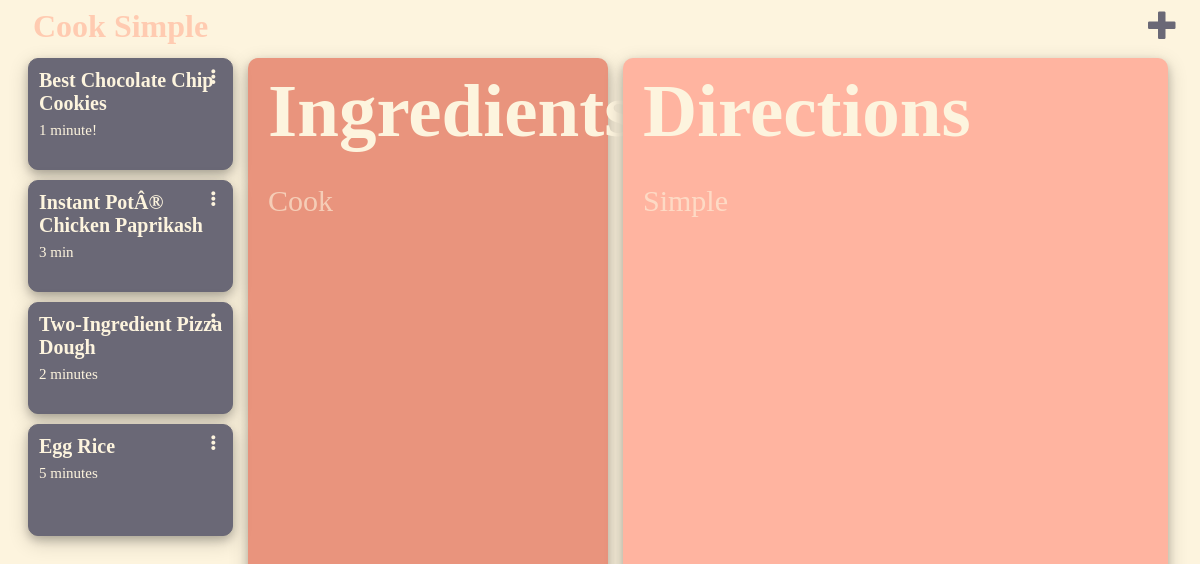
The app's page / (signed in) with its own data.
### recipe/models.py (models this page shows, shortened)
class Recipe(models.Model):
    author = models.ForeignKey(settings.AUTH_USER_MODEL, on_delete=models.CASCADE)
    title = models.CharField(max_length=200)
    cooktime = models.TextField()
    ingredients = models.TextField()
    directions = models.TextField()
    created_date = models.DateTimeField(default=timezone.now)
    published_date = models.DateTimeField(blank=True, null=True)

### recipe/views.py (the view)
# urls.py: path('', views.recipe_list, name='recipe_list'),
@login_required
def recipe_list(request):
    recipes = Recipe.objects.order_by('published_date')
    return render(request, 'recipe/recipe_list.html', {'recipes': recipes})

### recipe/templates/recipe/recipe_list.html (shortened to what this page needs)
{% extends 'recipe/base.html' %}
{% block content %}
            {% for recipe in recipes %}
                <div class="title-item" onclick="show_recipe(this)">
                    <article>
                        <span class="recipe-title">{{ recipe.title }}</span>
                        <p class="recipe-cooktime">{{ recipe.cooktime }}</p>
                        <ul>
                            <li><span class="glyphicon glyphicon-option-vertical three-vertical-dots"></span>
                            </li>
                        </ul>
                    </article>
                </div>
            {% endfor %}
{% endblock %}

### recipe/static/css/recipe.css (style rules this page uses)
body { background-color: rgb(253, 244, 222); }
.title-item { position: relative; height: 100px; color: rgb(253, 244, 222); border: 1px #6A6876 solid; background-color: #6A6876; border-radius: 10px; margin-bottom: 10px; padding-top: 10px; padding-left: 10px; box-shadow: 0 4px 8px 0 rgba(0, 0, 0, 0.2), 0 6px 20px 0 rgba(0, 0, 0, 0.19); overflow: hidden; }
.recipe-title { font-size: 25px; font-weight: bold; padding-top: 40px; }
.recipe-cooktime { margin-top: 7px; font-size: 17px; }
article ul { list-style: none; z-index: 5; }
span.three-vertical-dots { position: absolute; top: 10px; right: 10px; }
@media (max-width: 1300px) { .recipe-title { font-size: 20px; } }
@media (max-width: 1300px) { .recipe-cooktime { font-size: 15px; } }

### records on screen
Recipe: title "Best Chocolate Chip Cookies", cooktime "1 minute!"
Recipe: title "Instant PotÂ® Chicken Paprikash", cooktime "3 min"
Recipe: title "Two-Ingredient Pizza Dough", cooktime "2 minutes"
Recipe: title "Egg Rice", cooktime "5 minutes"
